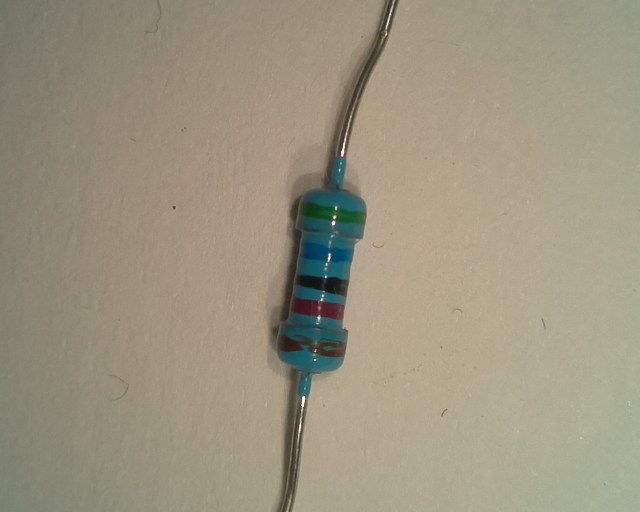
#> input picture samples/resistor1.jpeg, 1280 x 1024 px (shown at 1/2 size)
$ python -i calibration.py   (imports and definitions only)
#> lines starting #> are read from the running program, lines starting #| are printed output that depends on the picture
### rescan/image/imageutils.py
import cv2


def getImage(imageSource):
    image = imageSource.GetImage()

    if image is None:
        raise ValueError

    return image


def cropImageVertical(image, y, height):
    width = image.shape[1]
    image = image[y:y + height, 0:width]


def blurImage(image):
    return cv2.GaussianBlur(image, (11, 11), 0)

### rescan/calibration.py
import cv2
import numpy as np

from rescan.image import imagesource, imageutils
from rescan import settings

def nothing(x):
    pass

def start_calibration_gui(imageSource: imagesource.ImageSource):
    # logs
    print("starting calibration, press 'q' to exit...")

    image = imageutils.getImage(imageSource)
    image = imageutils.cropImageVertical(image, settings.CROP_IMAGE_Y, settings.CROP_IMAGE_HEIGHT)
    image = imageutils.blurImage(image)

    # Create a window
    cv2.namedWindow("image", cv2.WINDOW_NORMAL)

    # Create trackbars for color change
    # Hue is from 0-179 for Opencv
    cv2.createTrackbar('HMin', 'image', 0, 179, nothing)
    cv2.createTrackbar('SMin', 'image', 0, 255, nothing)
    cv2.createTrackbar('VMin', 'image', 0, 255, nothing)
    cv2.createTrackbar('HMax', 'image', 0, 179, nothing)
    cv2.createTrackbar('SMax', 'image', 0, 255, nothing)
    cv2.createTrackbar('VMax', 'image', 0, 255, nothing)

    # Set default value for Max HSV trackbars
    cv2.setTrackbarPos('HMax', 'image', 179)
    cv2.setTrackbarPos('SMax', 'image', 255)
    cv2.setTrackbarPos('VMax', 'image', 255)

    # Initialize HSV min/max values
    hMin = sMin = vMin = hMax = sMax = vMax = 0
    phMin = psMin = pvMin = phMax = psMax = pvMax = 0

    while(1):
        # Get current positions of all trackbars
        hMin = cv2.getTrackbarPos('HMin', 'image')
        sMin = cv2.getTrackbarPos('SMin', 'image')
        vMin = cv2.getTrackbarPos('VMin', 'image')
        hMax = cv2.getTrackbarPos('HMax', 'image')
        sMax = cv2.getTrackbarPos('SMax', 'image')
        vMax = cv2.getTrackbarPos('VMax', 'image')

        # Set minimum and maximum HSV values to display
        lower = np.array([hMin, sMin, vMin])
        upper = np.array([hMax, sMax, vMax])

        # Convert to HSV format and color threshold
        hsv = cv2.cvtColor(image, cv2.COLOR_BGR2HSV)
        mask = cv2.inRange(hsv, lower, upper)
        result = cv2.bitwise_and(image, image, mask=mask)

        # Print if there is a change in HSV value
        if((phMin != hMin) | (psMin != sMin) | (pvMin != vMin) | (phMax != hMax) | (psMax != sMax) | (pvMax != vMax) ):
            print("(hMin = %d , sMin = %d, vMin = %d), (hMax = %d , sMax = %d, vMax = %d)" % (hMin , sMin , vMin, hMax, sMax , vMax))
            phMin = hMin
            psMin = sMin
            pvMin = vMin
            phMax = hMax
            psMax = sMax
            pvMax = vMax

        # Display result image
        cv2.imshow('image', result)

        if cv2.waitKey(10) & 0xFF == ord('q'):
            break

    cv2.destroyAllWindows()

>>> import cv2
>>> picture = cv2.imread('../samples/resistor1.jpeg', cv2.IMREAD_GRAYSCALE)
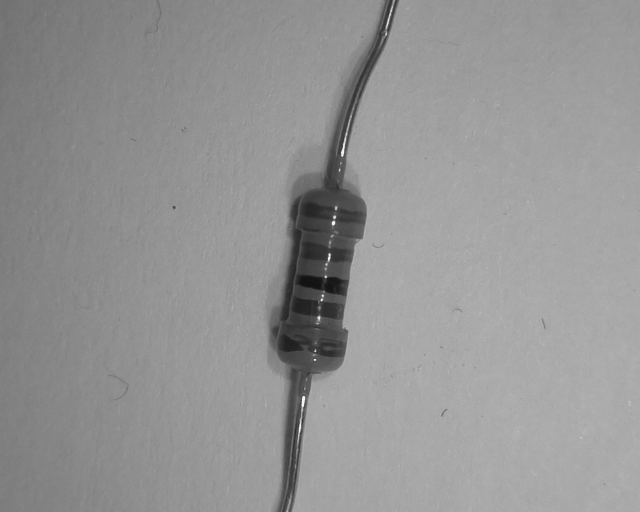
#> picture: shape (1024, 1280) (shown at 1/2 size); min 16, max 255, mean 148.1
#> (the run stopped early here; a loop or call above may not have finished)
